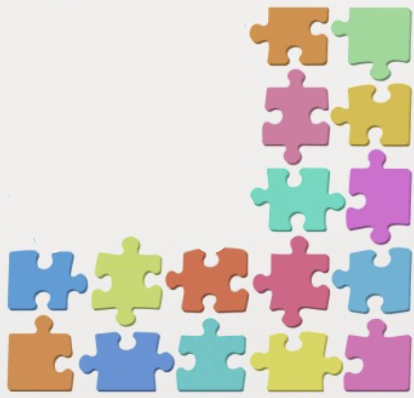
#> input picture puzzle/current.png, 414 x 398 px, found by its file name
$ python vsc_ver.py
#> lines starting #> are read from the running program, lines starting #| are printed output that depends on the picture; after the words box and inside, x2 and y2 are one past the last pixel; in counts of white or black regions, pixels touching at a corner belong together
import cv2
import numpy as np

# 이미지 경로 설정
main_image_path = '/Users/she/hci/puzzle/main.png'
current_image_path = '/Users/she/hci/puzzle/current.png'
template_image_path = '/Users/she/hci/puzzle/target.png'

# 이미지를 불러오기
current_image = cv2.imread(current_image_path)
#> current_image is the input picture: shape (398, 414, 3); mean B, G, R 204, 208.8, 213.8
main_image = cv2.imread(main_image_path)
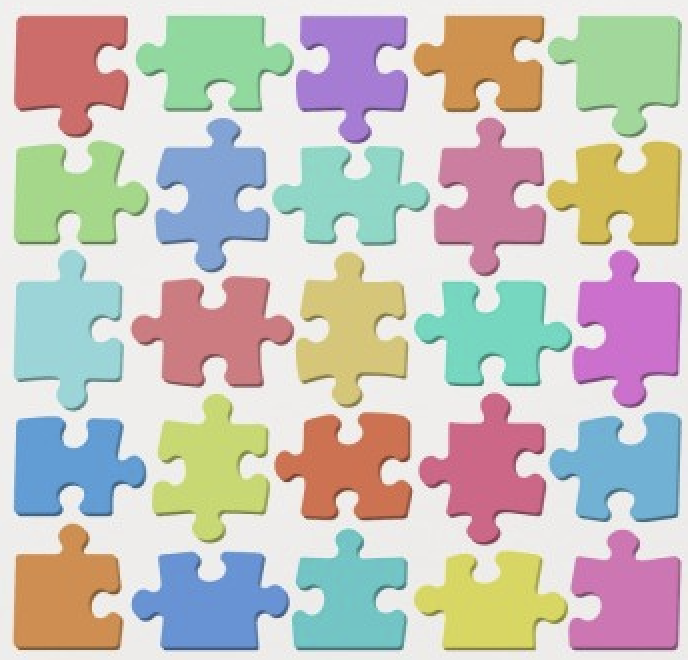
#> input picture puzzle/main.png, 688 x 660 px, found by its file name
#> main_image is the input picture: shape (660, 688, 3); mean B, G, R 188.5, 195, 198.5
template_image = cv2.imread(template_image_path)
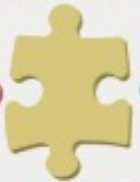
#> input picture puzzle/target.png, 140 x 182 px, found by its file name
#> template_image is the input picture: shape (182, 140, 3); mean B, G, R 172.7, 213.5, 222.6

# 이미지가 제대로 불러와졌는지 확인
if current_image is None:
    raise FileNotFoundError(f"템플릿 이미지를 찾을 수 없습니다: {current_image_path}")
if main_image is None:
    raise FileNotFoundError(f"메인 이미지를 찾을 수 없습니다: {main_image_path}")
if template_image is None:
    raise FileNotFoundError(f"타겟 이미지를 찾을 수 없습니다: {template_image_path}")

#template_image = cv2.resize(template_image, (0, 0), fx=0.4, fy=0.4, interpolation=cv2.INTER_AREA)
template_image = cv2.resize(template_image, (0, 0), fx=1, fy=1, interpolation=cv2.INTER_AREA)

# 템플릿 이미지를 메인 이미지 크기로 리사이즈
current_resized = cv2.resize(current_image, (main_image.shape[1], main_image.shape[0]))

# 템플릿 이미지를 그레이스케일로 변환
gray = cv2.cvtColor(current_resized, cv2.COLOR_BGR2GRAY)

# Gaussian 블러를 사용하여 노이즈 제거
blurred = cv2.GaussianBlur(gray, (5, 5), 0)

# Canny edge detection을 사용하여 엣지 검출
edges = cv2.Canny(blurred, 50, 150)
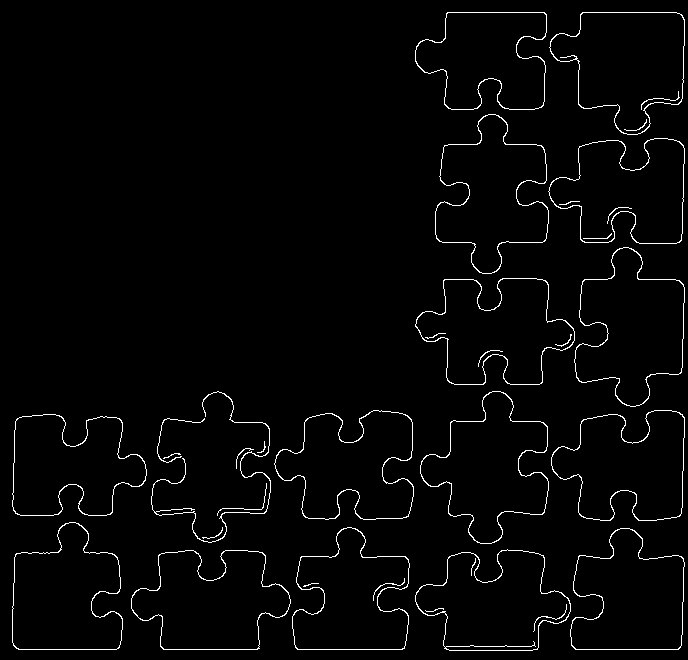
#> edges: shape (660, 688); 2.3% white in thin lines or dots

# Contours를 검출
contours, _ = cv2.findContours(edges, cv2.RETR_EXTERNAL, cv2.CHAIN_APPROX_SIMPLE)
#> contours = 22 contours, 6 with area under 20; largest, box (x1, y1, x2, y2) and area: (574, 247, 685, 407) 11258, (549, 12, 685, 135) 11215, (435, 114, 549, 274) 10838, (131, 550, 291, 650) 10798, (420, 391, 549, 544) 10723

# 메인 이미지에 Contours 그리기 (초록색)
contours_image = main_image.copy()
cv2.drawContours(contours_image, contours, -1, (0, 255, 0), 2)
#> contours_image: shape (660, 688, 3); 6.66% of pixels changed, all inside (x1, y1, x2, y2) = (11, 11, 686, 652)

# 템플릿 이미지를 그레이스케일로 변환 및 리사이즈
template_gray = cv2.cvtColor(template_image, cv2.COLOR_BGR2GRAY)
template_gray = cv2.resize(template_gray, (0,0), fx=1, fy=1, interpolation=cv2.INTER_AREA)

# 템플릿 크기 조정 (여러 크기로 시도)
scales = [1.0, 0.9, 0.8, 0.7, 0.6]  # 템플릿 이미지의 크기 비율 목록

best_match = None
best_val = -np.inf
best_location = None
best_scale = None

for scale in scales:
    width = int(template_gray.shape[1] * scale)
    height = int(template_gray.shape[0] * scale)
    dim = (width, height)

    resized_template = cv2.resize(template_gray, dim, interpolation=cv2.INTER_AREA)

    # 템플릿 매칭 수행
    result = cv2.matchTemplate(cv2.cvtColor(main_image, cv2.COLOR_BGR2GRAY), resized_template, cv2.TM_CCOEFF_NORMED)
    min_val, max_val, min_loc, max_loc = cv2.minMaxLoc(result)

    if max_val > best_val:
        best_match = resized_template
        best_val = max_val
        best_location = max_loc
        best_scale = scale
#> this loop made 5 passes
#> (min_val, max_val, min_loc, best_val, best_location) on passes 1 to 2: (-0.434, 0.553, (354, 64), 0.553, (419, 100)), (-0.511, 0.952, (360, 77), 0.952, (290, 247))
#> (min_val, max_val, min_loc, max_loc) on passes 3 to 5: (-0.512, 0.725, (370, 491), (439, 394)), (-0.426, 0.553, (377, 498), (589, 4)), (-0.43, 0.468, (400, 335), (66, 399))
#> pass 1, `result = cv2.matchTemplate(cv2.cvtColor(main_image, cv2.COLOR_BGR2GRAY..`:
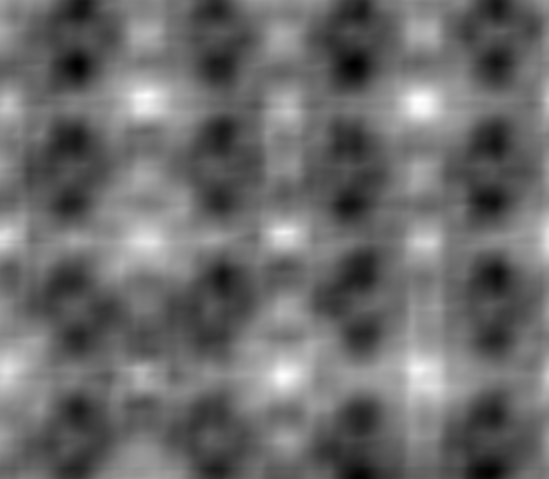
#> result: shape (479, 549) float32; min -0.434, max 0.553, mean -0.0164; drawn with min black and max white
#> after the loop:
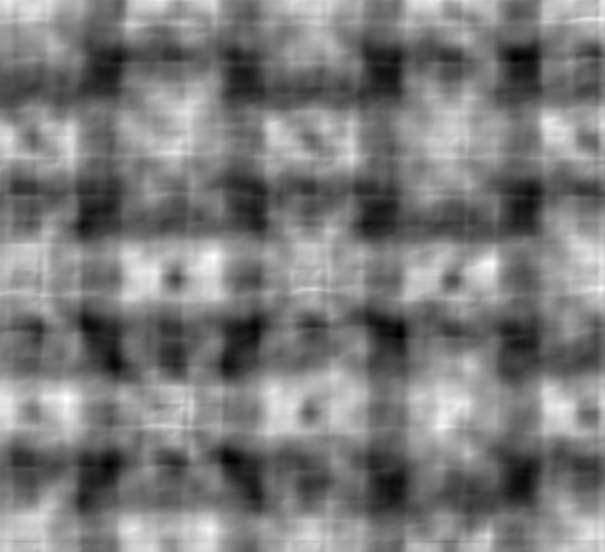
#> result: shape (552, 605) float32; min -0.43, max 0.468, mean 0.00855; drawn with min black and max white
#> after the loop, best_scale = 0.9; best_val = 0.952

# 매칭된 부분에 사각형 그리기 (빨간색)
top_left = best_location
#> top_left = (290, 247)
bottom_right = (top_left[0] + best_match.shape[1], top_left[1] + best_match.shape[0])
#> bottom_right = (416, 410)
cv2.rectangle(contours_image, top_left, bottom_right, (0, 0, 255), 2)
#> contours_image: shape (660, 688, 3); mean B, G, R 175.3, 198.2, 185.5

# 타겟 이미지 영역 추출
roi = main_image[top_left[1]:bottom_right[1], top_left[0]:bottom_right[0]]

# ROI에서 라인 검출
gray_roi = cv2.cvtColor(roi, cv2.COLOR_BGR2GRAY)
blurred_roi = cv2.GaussianBlur(gray_roi, (5, 5), 0)
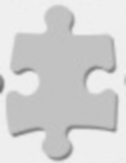
#> blurred_roi: shape (163, 126); min 110, max 242, mean 212.4
edges_roi = cv2.Canny(blurred_roi, 50, 150)
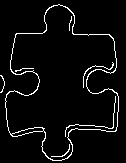
#> edges_roi: shape (163, 126); 4.6% white in thin lines or dots
contours_roi, _ = cv2.findContours(edges_roi, cv2.RETR_EXTERNAL, cv2.CHAIN_APPROX_SIMPLE)
#> contours_roi = 2 contours, 1 with area under 20; largest, box (x1, y1, x2, y2) and area: (5, 4, 119, 161) 10762

# 메인 이미지에 타겟 영역 라인 그리기 (빨간색)
#cv2.drawContours(contours_image[top_left[1]:bottom_right[1], top_left[0]:bottom_right[0]], contours_roi, -1, (0, 0, 255), 2)

# 결과 이미지 파일로 저장
result_image_path = 'result_image_with_lines.png'
cv2.imwrite(result_image_path, contours_image)

# 결과 이미지 표시
cv2.imshow('Result', contours_image)
cv2.waitKey(0)
cv2.destroyAllWindows()

print(f"결과 이미지가 저장되었습니다: {result_image_path}")
